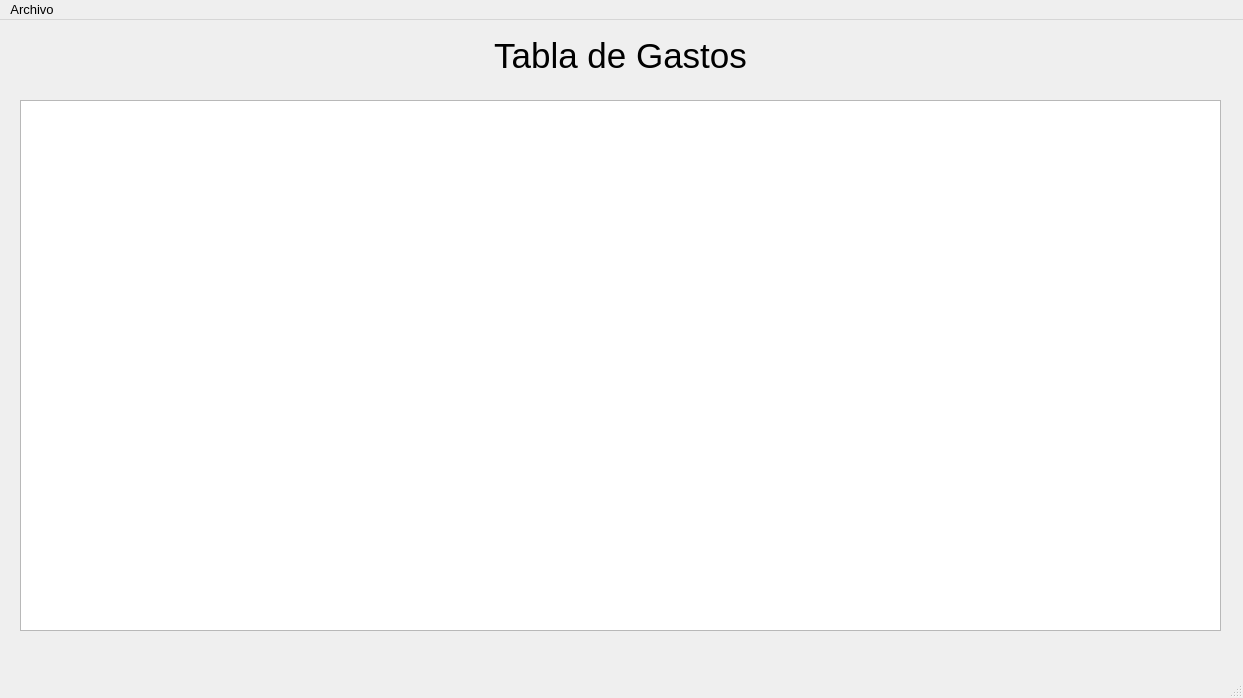
<?xml version="1.0" encoding="UTF-8"?>
<ui version="4.0">
 <class>Gastos</class>
 <widget class="QMainWindow" name="Gastos">
  <property name="geometry">
   <rect>
    <x>0</x>
    <y>0</y>
    <width>1243</width>
    <height>698</height>
   </rect>
  </property>
  <property name="minimumSize">
   <size>
    <width>1243</width>
    <height>698</height>
   </size>
  </property>
  <property name="font">
   <font>
    <pointsize>10</pointsize>
   </font>
  </property>
  <property name="windowTitle">
   <string>Gastos</string>
  </property>
  <widget class="QWidget" name="centralwidget">
   <widget class="QTableView" name="table_gastos">
    <property name="geometry">
     <rect>
      <x>20</x>
      <y>80</y>
      <width>1201</width>
      <height>531</height>
     </rect>
    </property>
    <property name="maximumSize">
     <size>
      <width>1201</width>
      <height>531</height>
     </size>
    </property>
    <property name="locale">
     <locale language="Spanish" country="Spain"/>
    </property>
    <property name="sizeAdjustPolicy">
     <enum>QAbstractScrollArea::AdjustToContents</enum>
    </property>
    <property name="alternatingRowColors">
     <bool>true</bool>
    </property>
    <property name="selectionMode">
     <enum>QAbstractItemView::ContiguousSelection</enum>
    </property>
    <property name="sortingEnabled">
     <bool>true</bool>
    </property>
    <attribute name="horizontalHeaderShowSortIndicator" stdset="0">
     <bool>true</bool>
    </attribute>
   </widget>
   <widget class="QLabel" name="lbl_title">
    <property name="geometry">
     <rect>
      <x>10</x>
      <y>0</y>
      <width>1221</width>
      <height>71</height>
     </rect>
    </property>
    <property name="font">
     <font>
      <family>Arial</family>
      <pointsize>26</pointsize>
      <bold>false</bold>
     </font>
    </property>
    <property name="cursor">
     <cursorShape>ArrowCursor</cursorShape>
    </property>
    <property name="autoFillBackground">
     <bool>true</bool>
    </property>
    <property name="locale">
     <locale language="Spanish" country="Spain"/>
    </property>
    <property name="text">
     <string>Tabla de Gastos</string>
    </property>
    <property name="alignment">
     <set>Qt::AlignCenter</set>
    </property>
   </widget>
  </widget>
  <widget class="QMenuBar" name="menubar">
   <property name="geometry">
    <rect>
     <x>0</x>
     <y>0</y>
     <width>1243</width>
     <height>24</height>
    </rect>
   </property>
   <widget class="QMenu" name="menuArchivo">
    <property name="title">
     <string>Archivo</string>
    </property>
    <addaction name="actionActualizar"/>
   </widget>
   <addaction name="menuArchivo"/>
  </widget>
  <widget class="QStatusBar" name="statusbar"/>
  <action name="actionActualizar">
   <property name="text">
    <string>Actualizar</string>
   </property>
  </action>
 </widget>
 <resources/>
 <connections/>
</ui>
